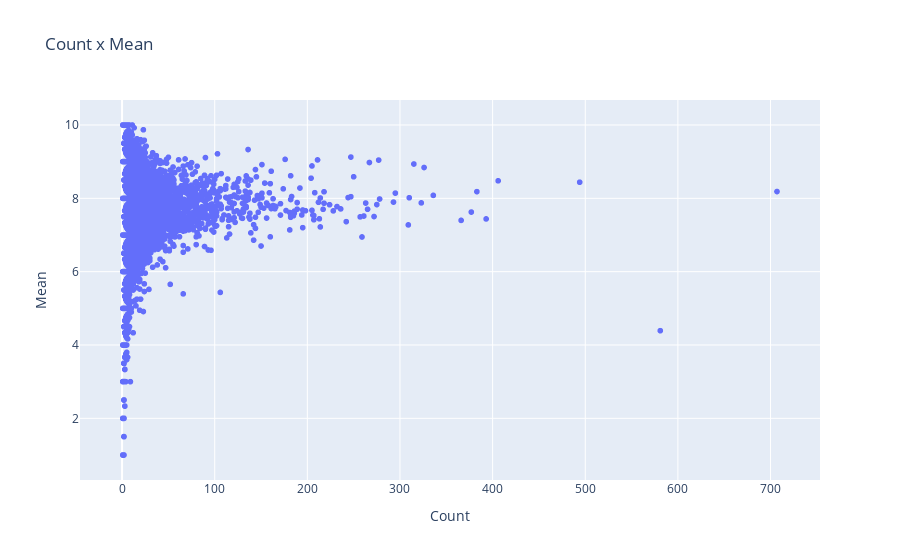

Notebook cell for this chart:
### Code cell
# Analisys Count x Rating

px.scatter(
    data_frame=analysis,
    x='Count', y='Mean',
    title='Count x Mean',
)

### Figure 1 — Plotly figure (JSON) as saved in the notebook; plotly's stock layout.template omitted (floating-point values rounded to 4 significant figures; data arrays with more than 128 entries replaced by an {"elided": "..."} marker saying what was removed)
{"data": [{"hovertemplate": "Count=%{x}<br>Mean=%{y}<extra></extra>", "legendgroup": "", "marker": {"color": "#636efa", "symbol": "circle"}, "mode": "markers", "name": "", "showlegend": false, "type": "scattergl", "x": {"elided": "135567 int values"}, "xaxis": "x", "y": {"elided": "135567 float values"}, "yaxis": "y"}], "layout": {"legend": {"tracegroupgap": 0}, "title": {"text": "Count x Mean"}, "xaxis": {"anchor": "y", "domain": [0, 1], "title": {"text": "Count"}}, "yaxis": {"anchor": "x", "domain": [0, 1], "title": {"text": "Mean"}}}}
